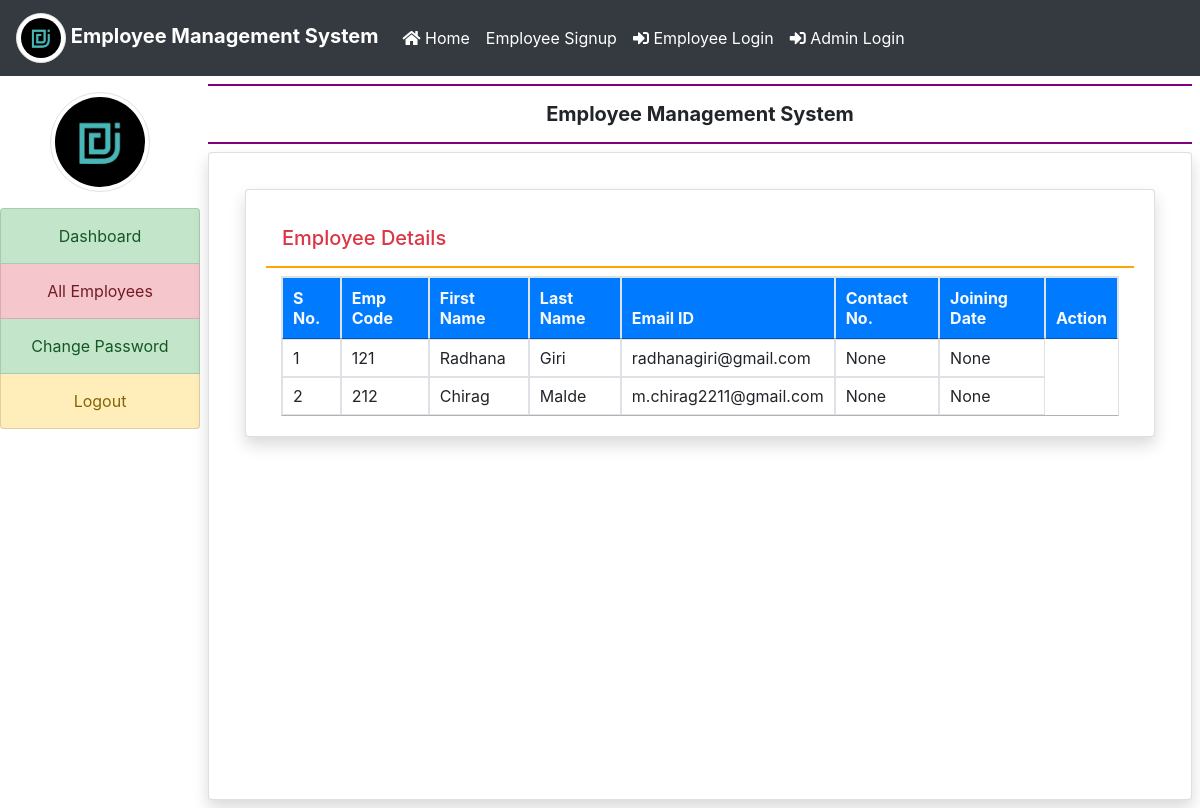
The app's page /all_employees/ (signed in), older data.
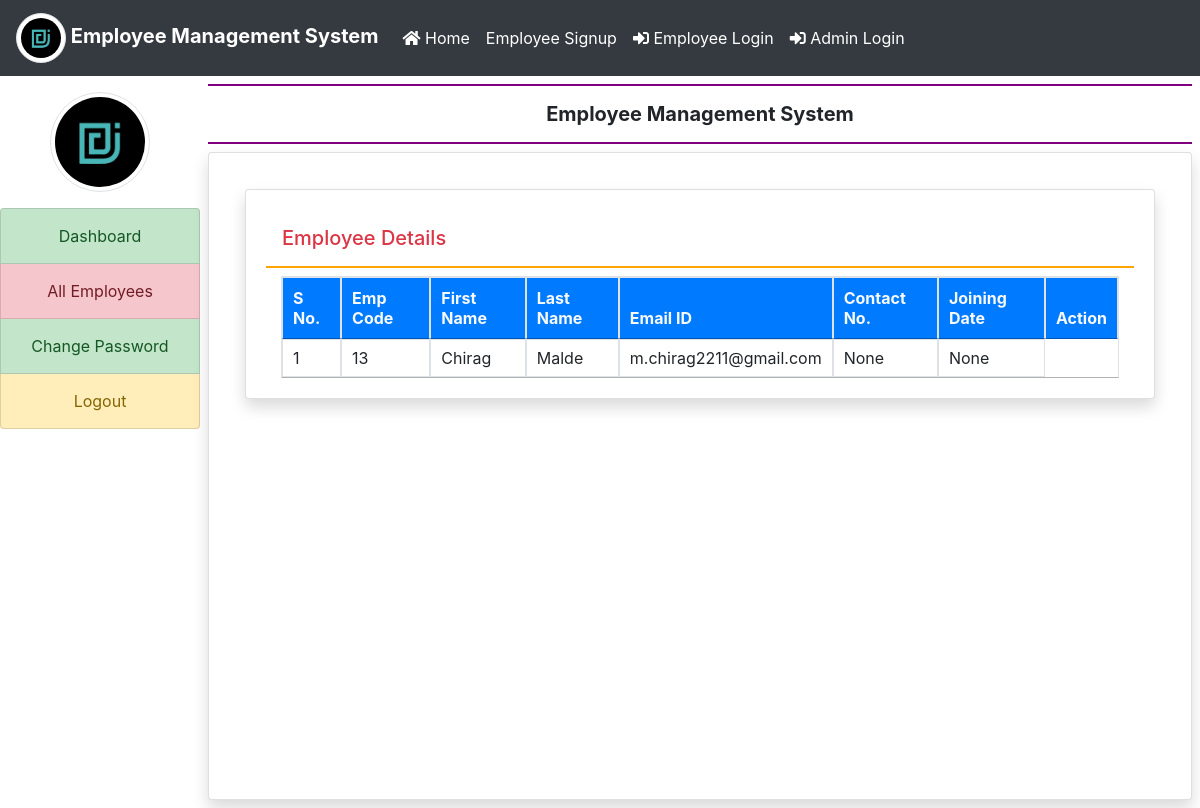
The same page, newer data.
### employee/models.py (models this page shows, shortened)
class EmployeeDetail(models.Model):
    user = models.ForeignKey(User, on_delete=models.CASCADE)
    empcode = models.CharField(max_length=50)
    empaddress = models.CharField(max_length=100, null=True)
    empdept = models.CharField(max_length=100, null=True)
    designation = models.CharField(max_length=100, null=True)
    contact = models.CharField(max_length=15, null=True)
    gender = models.CharField(max_length=50, null=True)
    major = models.CharField(max_length=50,null=True)
    joiningdate = models.DateField(null=True)
    dateofbirth = models.DateField(null=True)

### employee/views.py (the view)
# urls.py: path('all_employees/',all_employees,name='all_employees'),
def all_employees(request):
    if not request.user.is_authenticated:
        return redirect('admin_login')
    employee = EmployeeDetail.objects.all()
    return render(request, 'all_employees.html', locals())

### employee/templates/all_employees.html
{% extends 'admin_base.html' %}
{% block main %}
<div class="card shadow m-3">
    <div class="card-body">
        <h5 class="p-3 text-danger" style="border-bottom : 2px solid orange">Employee Details</h5>
        <div class="container-fluid">
            <table class="table table-bordered table-hover" id="example">
                <thead class="text-light bg-primary">
                <tr>
                    <th>S No.</th>
                    <th>Emp Code</th>
                    <th>First Name</th>
                    <th>Last Name</th>
                    <th>Email ID</th>
                    <th>Contact No.</th>
                    <th>Joining Date</th>
                    <th>Action</th>
                </tr>
                </thead>
                <tbody>
                {% for i in employee %}
                <tr>
                    <td>{{forloop.counter}}</td>
                    <td>{{i.empcode}}</td>
                    <td>{{i.user.first_name}}</td>
                    <td>{{i.user.last_name}}</td>
                    <td>{{i.user.username}}</td>
                    <td>{{i.contact}}</td>
                    <td>{{i.joiningdate}}</td>
                </tr>
                {% endfor %}
                </tbody>
            </table>
        </div>
    </div>
</div>
{% endblock %}

### employee/templates/admin_base.html (shortened to what this page needs)
{% load static %}
{% load static %}
  <link rel="stylesheet" href="https://cdn.jsdelivr.net/npm/bootstrap@4.6.2/dist/css/bootstrap.min.css">
<link rel="stylesheet" href="{% static 'css/mystyle.css' %}">
<link rel="stylesheet" href="https://use.fontawesome.com/releases/v5.7.0/css/all.css">
<nav class="navbar navbar-expand-md bg-dark navbar-dark">
  <a class="navbar-brand" href="#"><img src="{% static 'images/logo.jpeg' %}" width="50" height="50" class="img-thumbnail rounded-circle"> Employee Management System</a>
  <div class="collapse navbar-collapse" id="collapsibleNavbar">
    <ul class="navbar-nav">
      <li class="nav-item">
        <a class="nav-link" href="{% url 'emp_home' %}"><i class="fa fa-home" ></i> Home</a>
      </li>
      <li class="nav-item">
        <a class="nav-link" href="{% url 'registration' %}"> Employee Signup</a>
      </li>
      <li class="nav-item">
        <a class="nav-link" href="{% url 'emp_login' %}"> <i class="fas fa-sign-in-alt" ></i> Employee Login</a>
      </li>
      <li class="nav-item">
        <a class="nav-link" href="#"><i class="fas fa-sign-in-alt" ></i> Admin Login</a>
      </li>
    </ul>
  </div>
</nav>
<html>
<head>
  <link rel="stylesheet" href="https://cdn.jsdelivr.net/npm/bootstrap@4.6.2/dist/css/bootstrap.min.css">
<link rel="stylesheet" href="https://use.fontawesome.com/releases/v5.7.0/css/all.css">
  <link rel="stylesheet" href="https://cdn.datatables.net/1.11.3/css/jquery.dataTables.min.css">
<link rel="stylesheet" href="https://cdn.datatables.net/buttons/2.0.1/css/buttons.dataTables.min.css">
</head>
<body>
<div class="container-fluid">
  <div class="row">
    <div class="col-sm-2 p-0">
      <center><img src="{% static 'images/logo.jpeg' %}" width="100" height="100" class="img-thumbnail rounded-circle my-3"></center>
      <div class="list-group">
        <a href="{% url 'admin_home' %}" class="list-group-item list-group-item-success list-group-item-action text-center {% if request.path == '/emp_home/' %} active {% endif %}">Dashboard</a>
        <a href="{% url 'all_employees' %}" class="list-group-item list-group-item-danger list-group-item-action text-center {% if request.path == '/profile/' %} active {% endif %}">All Employees</a>
        <a href="{% url 'admin_change_password' %}" class="list-group-item list-group-item-success list-group-item-action text-center {% if request.path == '/emp_change_password/' %} active {% endif %}">Change Password</a>
        <a href="{% url 'logout' %}" class="list-group-item list-group-item-warning list-group-item-action text-center">Logout</a>
      </div>
    </div>
    <div class="col-sm-10 p-0">
      <div class="container-fluid p-2">
        <h5 class="text-center p-3 font-weight-bold" style="border-bottom : 2px solid purple ; border-top : 2px solid purple;">Employee Management System</h5>
        <div class="card shadow" style="min-height : 81vh">
          <div class="card-body">
            {% block main %}
              {% endblock %}
          </div>
        </div>
      </div>
    </div>
  </div>
</div>
</body>
</html>

### employee/static/css/mystyle.css (style rules this page uses)
.nav-link { color : white !important; }
.navbar-brand { font-weight : bold; }

### employee/templates/admin_base.html (style rules this page uses)
.list-group-item { padding: 15px !important; }

Row changes from the older to the newer data that the page shows:
removed EmployeeDetail: empcode "121", user.first_name "Radhana", user.last_name "Giri", user.username "radhanagiri@gmail.com", contact "None", joiningdate "None"
removed EmployeeDetail: empcode "212", user.first_name "Chirag", user.last_name "Malde", user.username "m.chirag2211@gmail.com", contact "None", joiningdate "None"
added EmployeeDetail: empcode "13", user.first_name "Chirag", user.last_name "Malde", user.username "m.chirag2211@gmail.com", contact "None", joiningdate "None"
